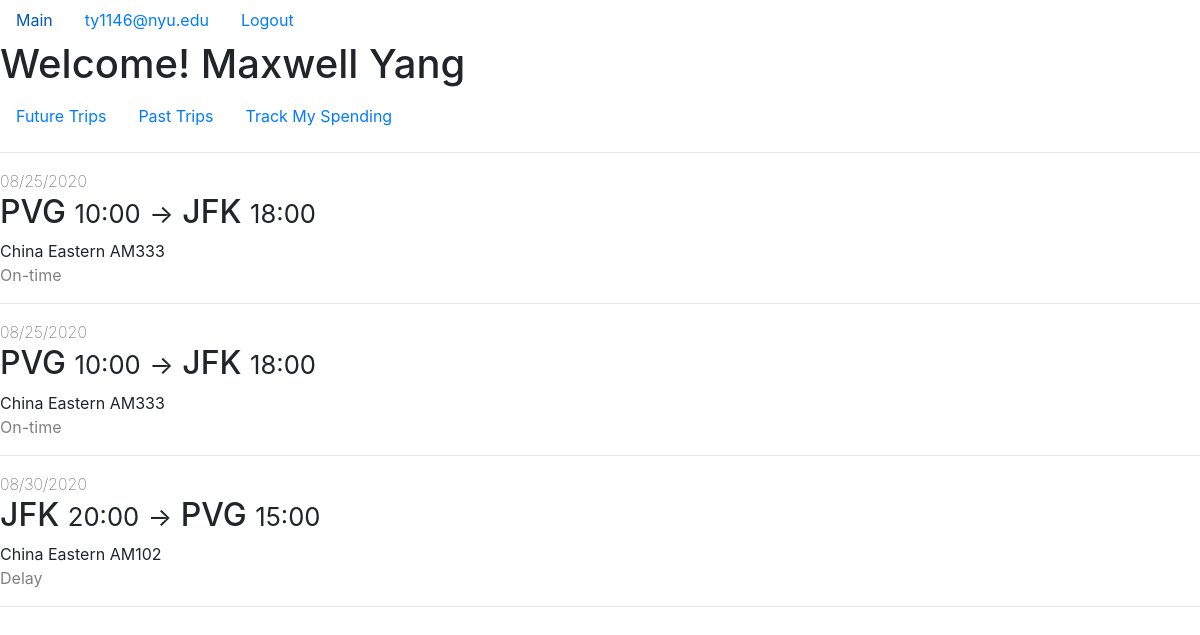
/customerFutureFlights (signed in), run on an earlier commit of the app's database.
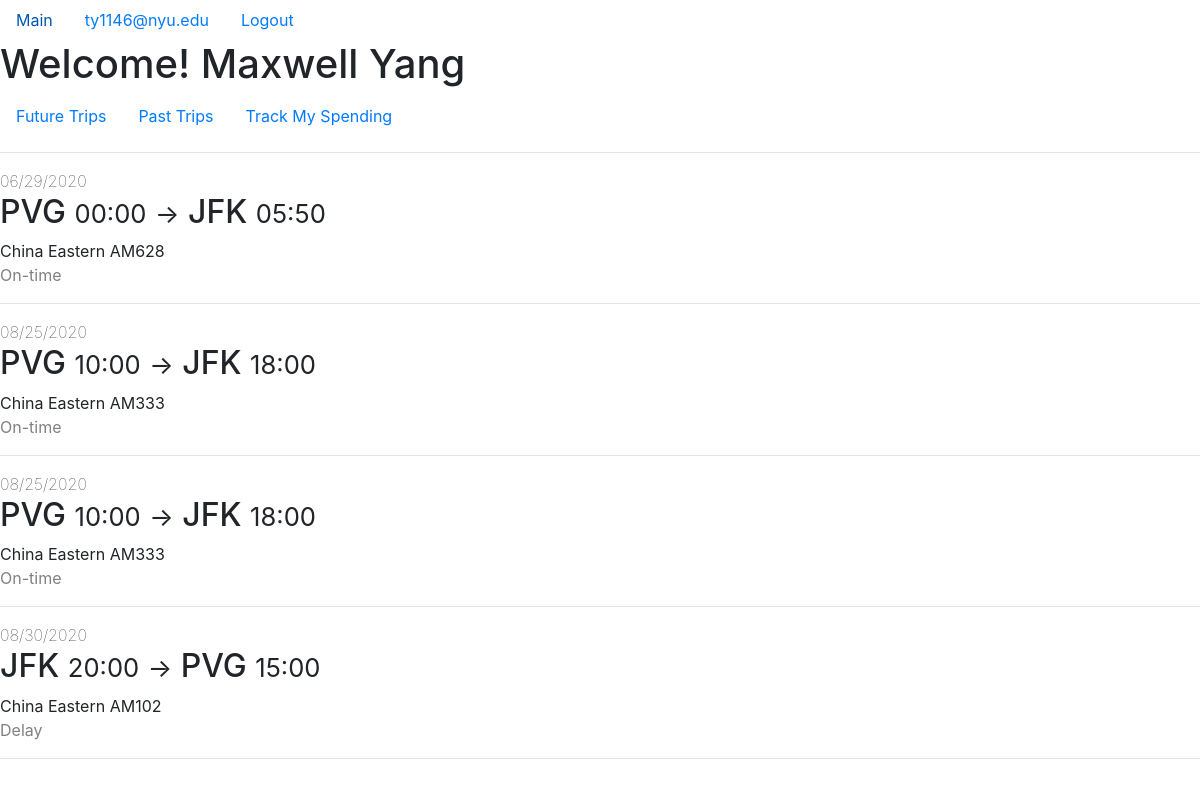
And on a later commit of the database.
### app/models.py (models this page shows, shortened)
class Flight(db.Model):
    flight_num = db.Column(db.String(5), primary_key=True)
    depart_datetime = db.Column(db.DateTime, primary_key=True)
    airline_name = db.Column(db.String(20),
                             db.ForeignKey("airplane.airline_name"),
                             primary_key=True)
    depart_airport = db.Column(db.String(20),
                               db.ForeignKey("airport.name"),
                               nullable=False)
    arrival_datetime = db.Column(db.DateTime, nullable=False)
    arrival_airport = db.Column(db.String(20),
                                db.ForeignKey("airport.name"),
                                nullable=False)
    base_price = db.Column(db.Integer, nullable=False)
    airplane_id = db.Column(db.String(5),
                            db.ForeignKey("airplane.id"),
                            nullable=False)
    status = db.Column(db.String(10), nullable=False)
    tickets = db.relationship("Ticket",
                              backref="flight",
                              lazy=True,
                              primaryjoin='''and_(Flight.flight_num==Ticket.flight_num,
                                            Flight.depart_datetime==Ticket.depart_datetime,
                                            Flight.airline_name==Ticket.airline_name)''')

### app/routes.py (the view)
@app.route("/customerFutureFlights", methods=["GET"])
@login_required
def customer_future_flights():
    if (current_user.get_user_type() == "Staff"):
        return redirect(url_for("staff_future_flights"))
    all_tickets = Ticket.query.filter(
        Ticket.customer_email==current_user.email,
        Ticket.depart_datetime > datetime.datetime.now()
    ).order_by(Ticket.depart_datetime).all()
    flights = [ticket.flight for ticket in all_tickets]
    return render_template("customer_future_flights.html", flights=flights)

### app/models.py (called while the page is built)
@login_manager.user_loader
def load_user(user_id):
    result = Staff.query.get(user_id)
    if (result is None):
        return Customer.query.get(user_id)
    else:
        return result

    def get_id(self):
        return self.email

    def get_user_type(self):
        return "Customer"

### app/templates/customer_future_flights.html (shortened to what this page needs)
{% extends "customer_layout.html" %}
{% block home_content %}
    <hr>
    {% for flight in flights %}
        <div>
            <span style="font-weight:lighter">{{ flight.depart_datetime.strftime("%m/%d/%Y") }}</span><br>
            <h2>
                {{ flight.depart_airport }}
                <small>{{ flight.depart_datetime.strftime("%H:%M") }}</small>
                <small>-></small>
                {{ flight.arrival_airport }}
                <small>{{ flight.arrival_datetime.strftime("%H:%M") }}</small>
            </h2>
            <span>{{ flight.airline_name }} {{ flight.airplane_id }}</span><br>
            <span style="color:gray">{{ flight.status }}</span><br>
        </div>
        <hr>
    {% endfor %}
{% endblock %}

What changed in the data, as far as the page shows it:
added Flight: depart_datetime "06/29/2020", depart_airport "PVG", depart_datetime "00:00", arrival_airport "JFK", arrival_datetime "05:50", airline_name "China Eastern", airplane_id "AM628", status "On-time"
